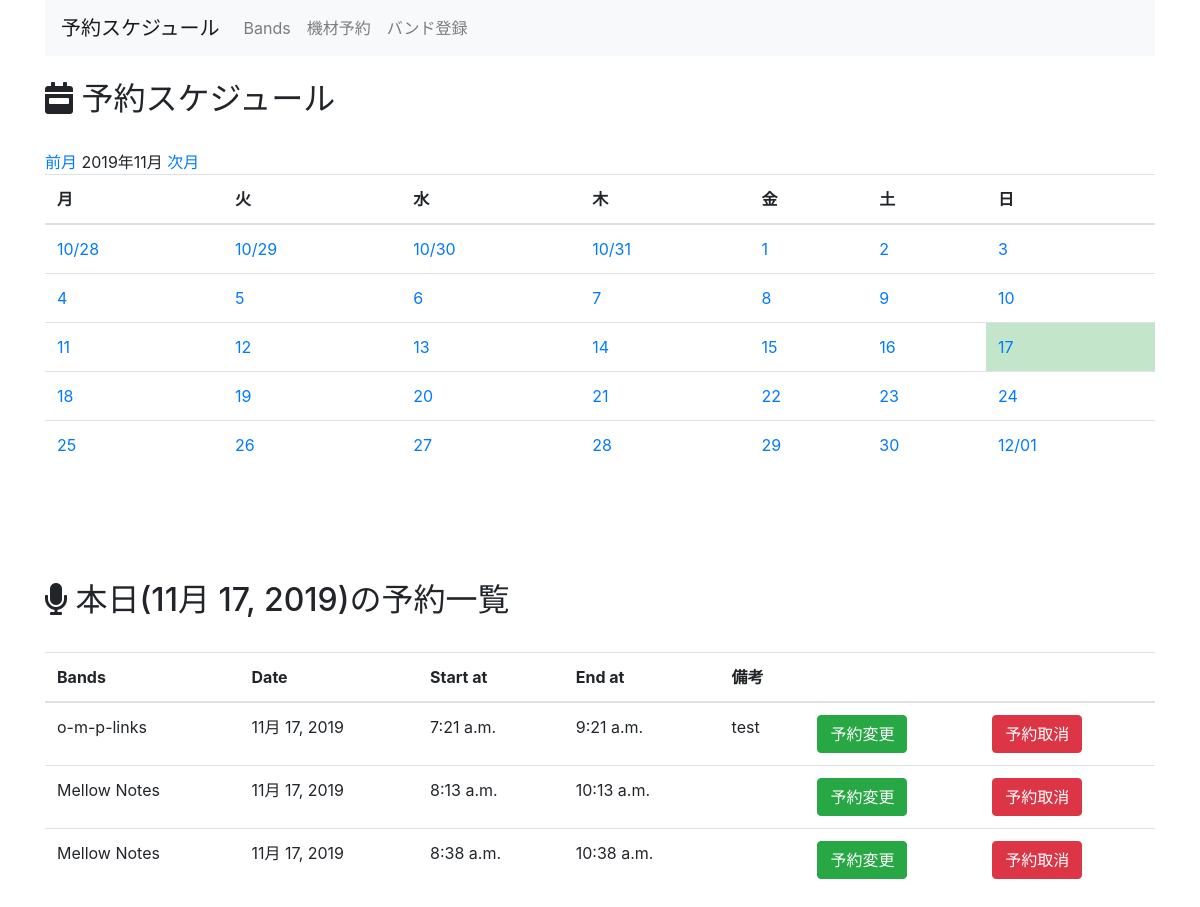
Page /equipment_management/month/ on the earlier database version.
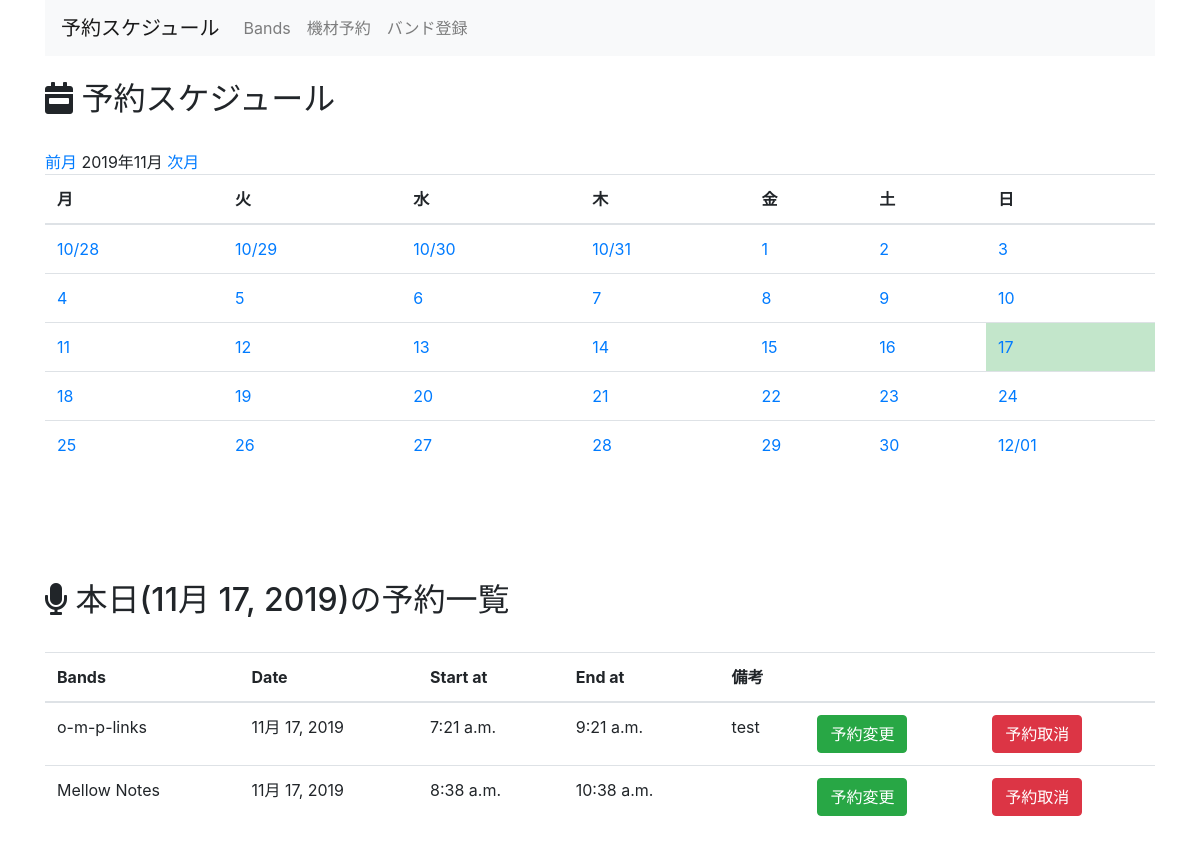
Same page on the later database version.
### equipment_management/models.py (models this page shows, shortened)
class Schedule(models.Model):
  band_id = models.ForeignKey(Band, on_delete=models.CASCADE)
  pa_name = models.CharField(max_length=255, verbose_name='PA担当者名')
  active_date = models.DateField(default=timezone.now)
  start_at = models.TimeField(default=timezone.now)
  end_at = models.TimeField(default=two_hours_hence)
  text = models.TextField(blank=True, verbose_name='備考欄')
  created_at = models.DateTimeField(auto_now_add=True)
  updated_at = models.DateTimeField(auto_now=True)

class Band(models.Model):
  band_name = models.CharField(max_length=255,
                               verbose_name="Band's Name",
                               unique=True,
                               )
  responsible_person_name = models.CharField(max_length=255,
                                             verbose_name="Band Master's Name")
  created_at = models.DateTimeField(auto_now_add=True)
  updated_at = models.DateTimeField(auto_now=True)
  def __str__(self):
      return self.band_name

### equipment_management/views.py (the view)
# urls.py: path('month/', views.MonthCalendar.as_view(), name='month'),
class MonthCalendar(mixins.MonthCalendarMixin, generic.TemplateView):
    template_name = 'equipment_management/month.html'
    def get_context_data(self, **kwargs):
        context = super().get_context_data(**kwargs)
        calendar_context = self.get_month_calendar()
        context.update(calendar_context)
        today_date = datetime.date.today()
        context['schedules'] = Schedule.objects.filter(active_date=today_date).order_by('-active_date')
        context['today'] = today_date
        return context

### equipment_management/mixins.py (called while the page is built)
    def setup_calendar(self):
        self._calendar = calendar.Calendar(self.first_weekday)

    def get_week_names(self):
        week_names = deque(self.week_names)
        week_names.rotate(-self.first_weekday)  # リスト内の要素を右に1つずつ移動...なんてときは、dequeを使うと中々面白いです
        return week_names

    def get_previous_month(self, date):
        if date.month == 1:
            return date.replace(year=date.year-1, month=12, day=1)
        else:
            return date.replace(month=date.month-1, day=1)

    def get_next_month(self, date):
        if date.month == 12:
            return date.replace(year=date.year+1, month=1, day=1)
        else:
            return date.replace(month=date.month+1, day=1)

    def get_month_days(self, date):
        return self._calendar.monthdatescalendar(date.year, date.month)

    def get_current_month(self):
        month = self.kwargs.get('month')
        year = self.kwargs.get('year')
        if month and year:
            month = datetime.date(year=int(year), month=int(month), day=1)
        else:
            month = datetime.date.today().replace(day=1)
        return month

### equipment_management/templates/equipment_management/month.html
{% extends 'equipment_management/base.html' %}
{% block content %}
<br>
<h2><i class="fas fa-calendar-week"></i> 予約スケジュール</h2>
<br>
<a href="{% url 'equipment:month' month_previous.year month_previous.month %}">前月</a>
{{ month_current | date:"Y年m月" }}
<a href="{% url 'equipment:month' month_next.year month_next.month %}">次月</a>
<table class="table">
  <thead>
    <tr>
      {% for w in week_names %}
        <th>{{ w }}</th>
      {% endfor %}
    </tr>
  </thead>
  <tbody>
    {% for week in month_days %}
      <tr>
        {% for day in week %}
          {% if now == day %}
            <td class="table-success">
          {% else %}
            <td>
          {% endif %}
          {% if month_current.month != day.month %}
            <a href="{% url 'equipment:day_schedule' day.year day.month day.day %}">{{ day | date:"m/d" }}</a>
          {% else %}
            <a href="{% url 'equipment:day_schedule' day.year day.month day.day %}">{{ day.day }}</a>
          {% endif %}
            </td>
        {% endfor %}
      </tr>
    {% endfor %}
  </tbody>
</table>
<br>
<br>
<br>
<br>
<h2><i class="fas fa-microphone"></i> 本日({{ today }})の予約一覧</h2>
<br>
<table class="table">
  <thead>
    <tr>
      <th>Bands</th>
      <th>Date</th>
      <th>Start at</th>
      <th>End at</th>
      <th>備考</th>
      <th></th>
      <th></th>
    </tr>
  </thead>
  <tbody>
    {% for schedule in schedules %}
      <tr>
        <td>{{ schedule.band_id }}</td>
        <td>{{ schedule.active_date }}</td>
        <td>{{ schedule.start_at }}</td>
        <td>{{ schedule.end_at }}</a></td>
        <td>{{ schedule.text }}</td>
        <td>
          <a href="{% url 'equipment:update_schedule' schedule.pk %}">
            <button type="button" class="btn btn-success">予約変更</button>
          </a>
        </td>
        <td>
          <a href="{% url 'equipment:delete_schedule' schedule.pk %}">
            <button type="button" class="btn btn-danger">予約取消</button>
          </a>
        </td>
    {% endfor %}
  </tbody>
</table>
{% endblock %}

Differences in the rows shown:
removed Schedule: band_id "Mellow Notes", active_date "11月 17, 2019", start_at "8:13 a.m.", end_at "10:13 a.m."
